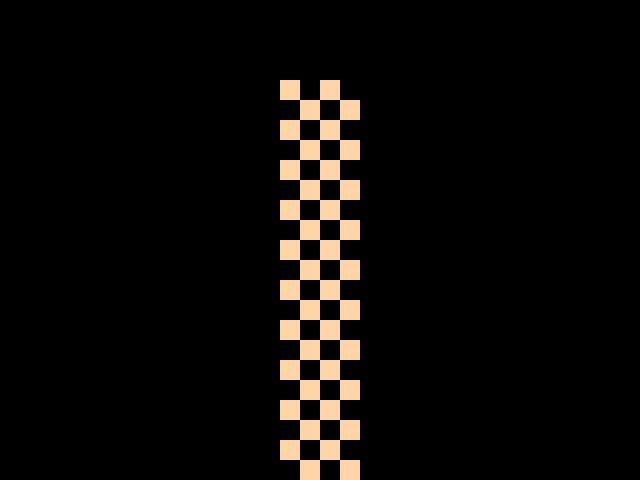

A 2D game scene composited from a Tiled map and its tileset images. What follows is a short description and the map's XML, with every tile layer's data as written:
An orthogonal 16x12 tile map with 40x40 px tiles, 1 tile layer (Tile Layer 1) and 7 objects (greenroom_floor, transition, script, entry_dump, entry_ramb).

<map version="1.10" tiledversion="1.10.2" orientation="orthogonal" renderorder="right-down" width="16" height="12" tilewidth="40" tileheight="40" infinite="0" nextlayerid="6" nextobjectid="9">
 <editorsettings>
  <export target="inbetween_hall.lua" format="lua" />
 </editorsettings>
 <properties>
  <property name="border" value="green_room" />
  <property name="music" value="deltarune/greenroom_detune" />
  <property name="quietpipis" type="bool" value="true" />
 </properties>
 <tileset firstgid="1" source="../../tilesets/ch3_dw_tvland_stage.tsx" />
 <objectgroup id="2" name="objects_floor">
  <object id="3" name="greenroom_floor" x="0" y="0" width="40" height="40" />
 </objectgroup>
 <layer id="1" name="Tile Layer 1" width="16" height="12">
  <data encoding="csv">
36,36,36,36,36,36,36,36,36,36,36,36,36,36,36,36,
36,36,36,36,36,36,36,36,36,36,36,36,36,36,36,36,
36,36,36,36,36,36,36,236,236,36,36,36,36,36,36,36,
36,36,36,36,36,36,36,236,236,36,36,36,36,36,36,36,
36,36,36,36,36,36,36,236,236,36,36,36,36,36,36,36,
36,36,36,36,36,36,36,236,236,36,36,36,36,36,36,36,
36,36,36,36,36,36,36,236,236,36,36,36,36,36,36,36,
36,36,36,36,36,36,36,236,236,36,36,36,36,36,36,36,
36,36,36,36,36,36,36,236,236,36,36,36,36,36,36,36,
36,36,36,36,36,36,36,236,236,36,36,36,36,36,36,36,
36,36,36,36,36,36,36,236,236,36,36,36,36,36,36,36,
36,36,36,36,36,36,36,236,236,36,36,36,36,36,36,36
</data>
 </layer>
 <objectgroup color="#0000ff" id="5" name="collision">
  <object id="1" x="240" y="80" width="40" height="400" />
  <object id="2" x="360" y="80" width="40" height="400" />
 </objectgroup>
 <objectgroup color="#ff00ff" id="4" name="objects">
  <object id="4" name="transition" x="240" y="40" width="160" height="39.4545">
   <properties>
    <property name="map" value="floortv/dump_corridors" />
    <property name="marker" value="entry_inbetween" />
   </properties>
  </object>
  <object id="5" name="script" x="240" y="480" width="160" height="40">
   <properties>
    <property name="cutscene" value="tvfloor.enter_rambs_room" />
    <property name="once" type="bool" value="false" />
   </properties>
  </object>
 </objectgroup>
 <objectgroup color="#aa00ff" id="3" name="markers">
  <object id="7" name="entry_dump" x="320" y="112">
   <point />
  </object>
  <object id="8" name="entry_ramb" x="320" y="472">
   <point />
  </object>
 </objectgroup>
</map>
